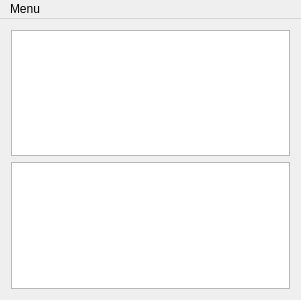
<?xml version="1.0" encoding="UTF-8"?>
<ui version="4.0">
 <class>MainWindow</class>
 <widget class="QMainWindow" name="MainWindow">
  <property name="geometry">
   <rect>
    <x>0</x>
    <y>0</y>
    <width>301</width>
    <height>300</height>
   </rect>
  </property>
  <property name="sizePolicy">
   <sizepolicy hsizetype="Fixed" vsizetype="Fixed">
    <horstretch>0</horstretch>
    <verstretch>0</verstretch>
   </sizepolicy>
  </property>
  <property name="windowTitle">
   <string>MainWindow</string>
  </property>
  <widget class="QWidget" name="centralWidget">
   <layout class="QGridLayout" name="gridLayout_2">
    <item row="0" column="0">
     <layout class="QGridLayout" name="gridLayout">
      <item row="0" column="0">
       <widget class="QGraphicsView" name="graphicsView"/>
      </item>
      <item row="1" column="0">
       <widget class="QGraphicsView" name="graphicsView_2"/>
      </item>
     </layout>
    </item>
   </layout>
  </widget>
  <widget class="QMenuBar" name="menuBar">
   <property name="geometry">
    <rect>
     <x>0</x>
     <y>0</y>
     <width>301</width>
     <height>21</height>
    </rect>
   </property>
   <widget class="QMenu" name="menuMenu">
    <property name="title">
     <string>Menu</string>
    </property>
    <addaction name="actionKMeans_Algorithm"/>
    <addaction name="actionKohonen_s_Algorithm"/>
    <addaction name="actionNeural_Gas_Algorithm"/>
    <addaction name="separator"/>
    <addaction name="actionNeural_Gas_Image"/>
    <addaction name="actionExport_Image"/>
    <addaction name="separator"/>
    <addaction name="actionSet_Centroids"/>
    <addaction name="separator"/>
    <addaction name="actionSet_Data"/>
    <addaction name="actionLoad_image"/>
   </widget>
   <addaction name="menuMenu"/>
  </widget>
  <action name="actionKMeans_Algorithm">
   <property name="text">
    <string>KMeans Algorithm</string>
   </property>
  </action>
  <action name="actionKohonen_s_Algorithm">
   <property name="text">
    <string>Kohonen's Algorithm</string>
   </property>
  </action>
  <action name="actionNeural_Gas_Algorithm">
   <property name="text">
    <string>Neural Gas Algorithm</string>
   </property>
  </action>
  <action name="actionSet_Centroids">
   <property name="text">
    <string>Set Centroids</string>
   </property>
  </action>
  <action name="actionSet_Data">
   <property name="text">
    <string>Load data</string>
   </property>
  </action>
  <action name="actionLoad_image">
   <property name="text">
    <string>Load image</string>
   </property>
  </action>
  <action name="actionNeural_Gas_Image">
   <property name="text">
    <string>Neural Gas Image</string>
   </property>
  </action>
  <action name="actionExport_Image">
   <property name="text">
    <string>Export Image</string>
   </property>
  </action>
 </widget>
 <layoutdefault spacing="6" margin="11"/>
 <resources/>
 <connections/>
</ui>
